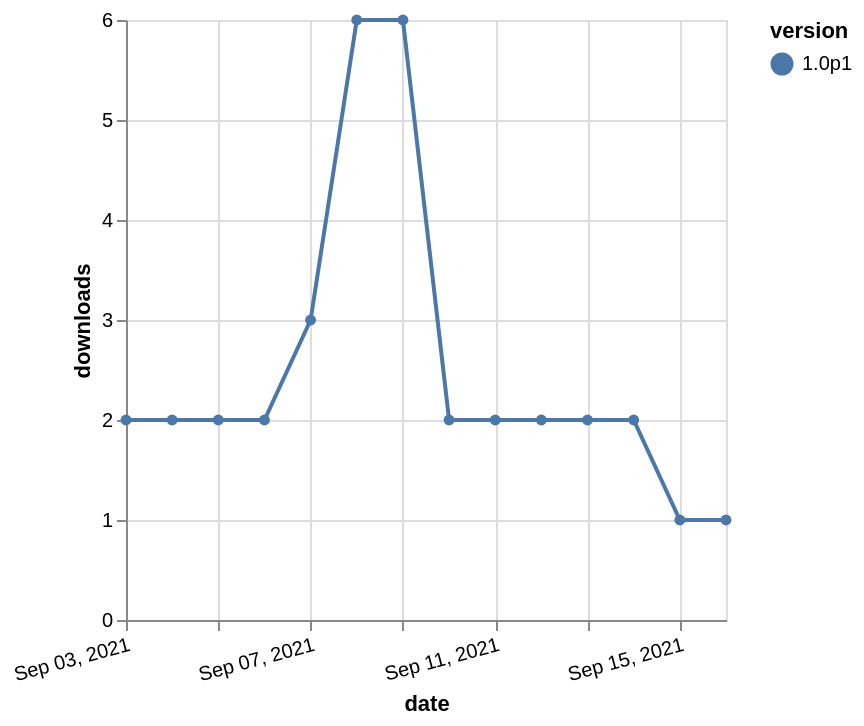

Describe this chart as a Vega-Lite specification.
### Vega-Lite specification from a JSON file in a GitHub repository (floating-point values rounded to 4 significant figures)
{"$schema": "https://vega.github.io/schema/vega-lite/v5.json", "description": "A simple bar chart with embedded data.", "data": {"values": [{"date": "2021-09-03", "total": 2808, "delta": 2, "version": "1.0p1"}, {"date": "2021-09-04", "total": 2810, "delta": 2, "version": "1.0p1"}, {"date": "2021-09-05", "total": 2812, "delta": 2, "version": "1.0p1"}, {"date": "2021-09-06", "total": 2814, "delta": 2, "version": "1.0p1"}, {"date": "2021-09-07", "total": 2817, "delta": 3, "version": "1.0p1"}, {"date": "2021-09-08", "total": 2823, "delta": 6, "version": "1.0p1"}, {"date": "2021-09-09", "total": 2829, "delta": 6, "version": "1.0p1"}, {"date": "2021-09-10", "total": 2831, "delta": 2, "version": "1.0p1"}, {"date": "2021-09-11", "total": 2833, "delta": 2, "version": "1.0p1"}, {"date": "2021-09-12", "total": 2835, "delta": 2, "version": "1.0p1"}, {"date": "2021-09-13", "total": 2837, "delta": 2, "version": "1.0p1"}, {"date": "2021-09-14", "total": 2839, "delta": 2, "version": "1.0p1"}, {"date": "2021-09-15", "total": 2840, "delta": 1, "version": "1.0p1"}, {"date": "2021-09-16", "total": 2841, "delta": 1, "version": "1.0p1"}]}, "width": "container", "mark": {"type": "line", "point": {"filled": true}}, "encoding": {"x": {"field": "date", "type": "temporal", "timeUnit": "yearmonthdate", "title": "date", "axis": {"labelAngle": -15}}, "y": {"field": "delta", "type": "quantitative", "title": "downloads"}, "color": {"field": "version", "type": "nominal"}, "tooltip": {"field": "delta"}}}
